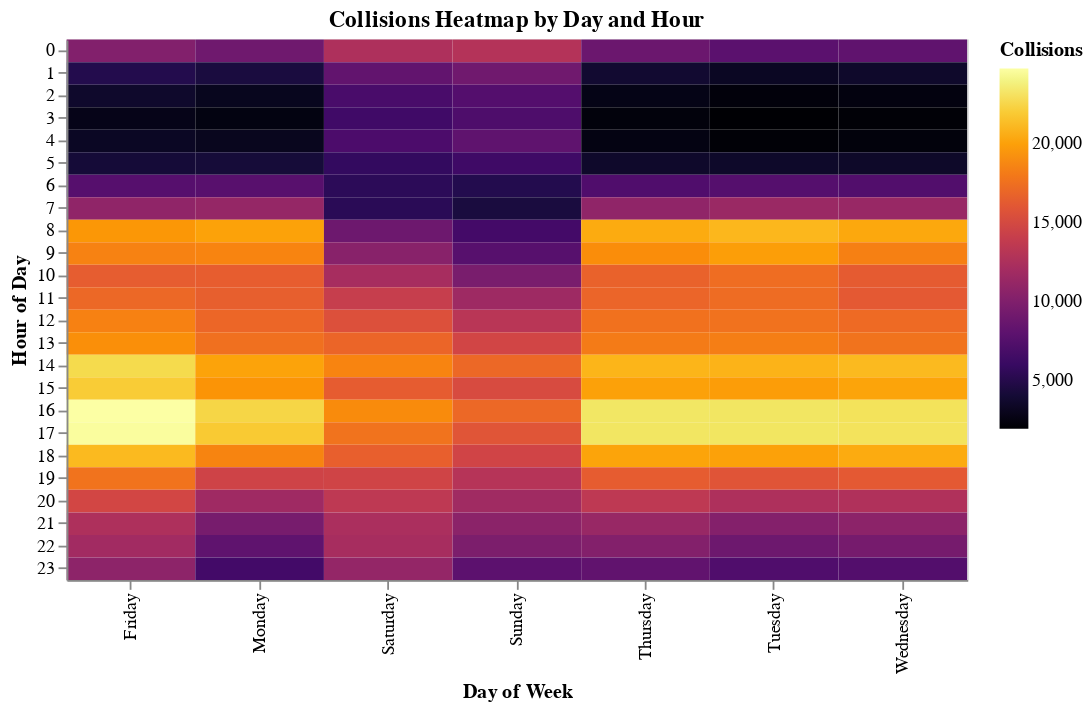

Here is the notebook cell this chart was saved with:
### Markdown cell above
Temporal Heat Map (Calendar View) : Identifying the peak times to recognize when the collisions are likely to occur

### Code cell
# Extract hour and day of the week
df['Hour'] = df['CRASH_DATETIME'].dt.hour
df['DayOfWeek'] = df['CRASH_DATETIME'].dt.day_name()

# Create a pivot table
heatmap_data = df.groupby(['Hour', 'DayOfWeek']).size().reset_index(name='Collisions')

# Order days of the week
day_order = ['Monday', 'Tuesday', 'Wednesday', 'Thursday', 'Friday', 'Saturday', 'Sunday']
heatmap_data['DayOfWeek'] = pd.Categorical(heatmap_data['DayOfWeek'], categories=day_order, ordered=True)

# Create Altair heat map
heatmap_chart = alt.Chart(heatmap_data).mark_rect().encode(
    x=alt.X('DayOfWeek:N', title='Day of Week'),
    y=alt.Y('Hour:O', title='Hour of Day'),
    color=alt.Color('Collisions:Q', scale=alt.Scale(scheme='inferno')),
    tooltip=['DayOfWeek', 'Hour', 'Collisions']
).properties(
    width=500,
    height=300,
    title='Collisions Heatmap by Day and Hour'
)

heatmap_chart

### Figure 1 — Vega-Lite specification as saved in the notebook (floating-point values rounded to 4 significant figures; data arrays with more than 128 entries replaced by an {"elided": "..."} marker saying what was removed)
{"config": {"view": {"continuousWidth": 300, "continuousHeight": 300}}, "data": {"name": "data-4db70a847fec705726463374609d3eaf"}, "mark": {"type": "rect"}, "encoding": {"color": {"field": "Collisions", "scale": {"scheme": "inferno"}, "type": "quantitative"}, "tooltip": [{"field": "DayOfWeek", "type": "ordinal"}, {"field": "Hour", "type": "quantitative"}, {"field": "Collisions", "type": "quantitative"}], "x": {"field": "DayOfWeek", "title": "Day of Week", "type": "nominal"}, "y": {"field": "Hour", "title": "Hour of Day", "type": "ordinal"}}, "height": 300, "title": "Collisions Heatmap by Day and Hour", "width": 500, "$schema": "https://vega.github.io/schema/vega-lite/v5.20.1.json", "datasets": {"data-4db70a847fec705726463374609d3eaf": {"elided": "168 records"}}}
